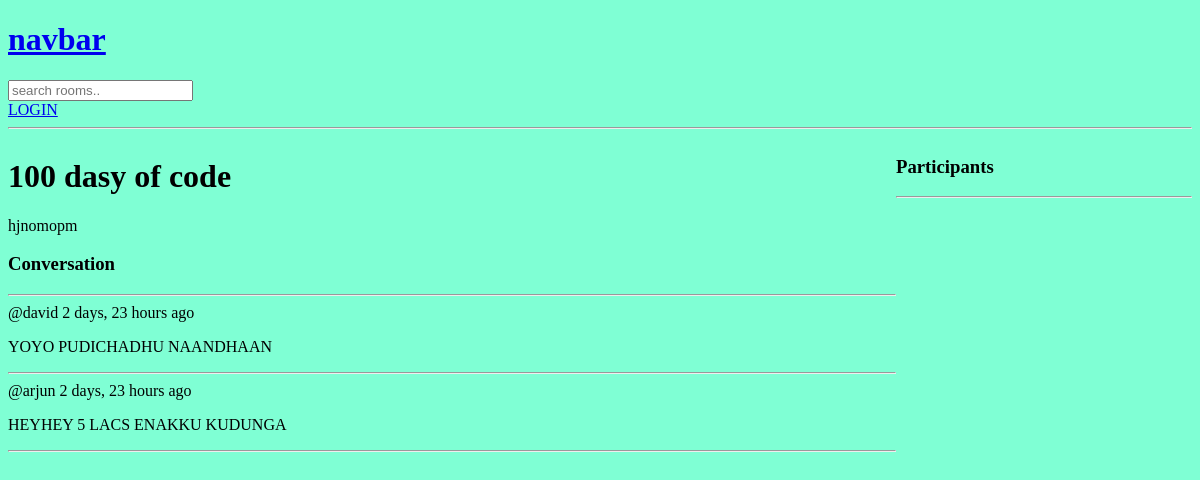
The page /room/2/ on the database as committed earlier.
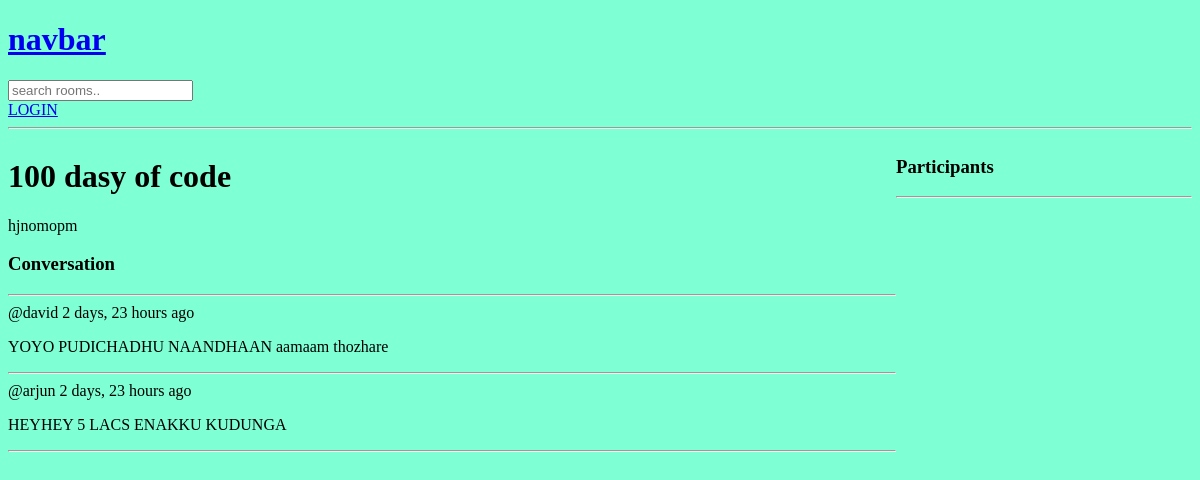
The same page on the database as committed later.
### app1/models.py (models this page shows, shortened)
class Message(models.Model):
    user= models.ForeignKey(User,on_delete=models.CASCADE)
    room= models.ForeignKey(Room, on_delete=models.CASCADE)
    body= models.TextField()
    updated= models.DateTimeField(auto_now=True)
    created= models.DateTimeField(auto_now_add=True)
    class Meta:
        ordering=['-updated','-created']

### app1/views.py (the view, shortened to what this page needs)
# urls.py: path('room/<str:pk>/', views.room,name="room"),
def room(request,pk):
    room= Room.objects.get(id=pk)
    room_messages= room.message_set.all()
    participants= room.participants.all()
    context= {'room':room, 'room_messages': room_messages, 'participants':participants}
    return render(request,'app1/room.html',context)

### app1/templates/app1/room.html (shortened to what this page needs)
{%extends 'main.html' %}
{% block content %}
<div class="room-container">
    <div>
        <h1>{{room.name}}</h1>
        <p>{{room.desc}}</p>
        <div class="comment-wrapper">
            <h3>Conversation</h3>
            <hr>
            {% for message in room_messages%}
            <div>
                @{{message.user}} {{message.created|timesince}} ago
                <p>{{message.body}}</p>
            </div>
            <hr>
            {% endfor %}
        </div>
    </div>
    <div>
        <h3>Participants</h3>
        <hr>
    </div>
</div>
{%endblock%}

Rows that differ between the two databases and show on the page:
changed Message "david": body "YOYO PUDICHADHU NAANDHAAN" → "YOYO PUDICHADHU NAANDHAAN aamaam thozhare"
